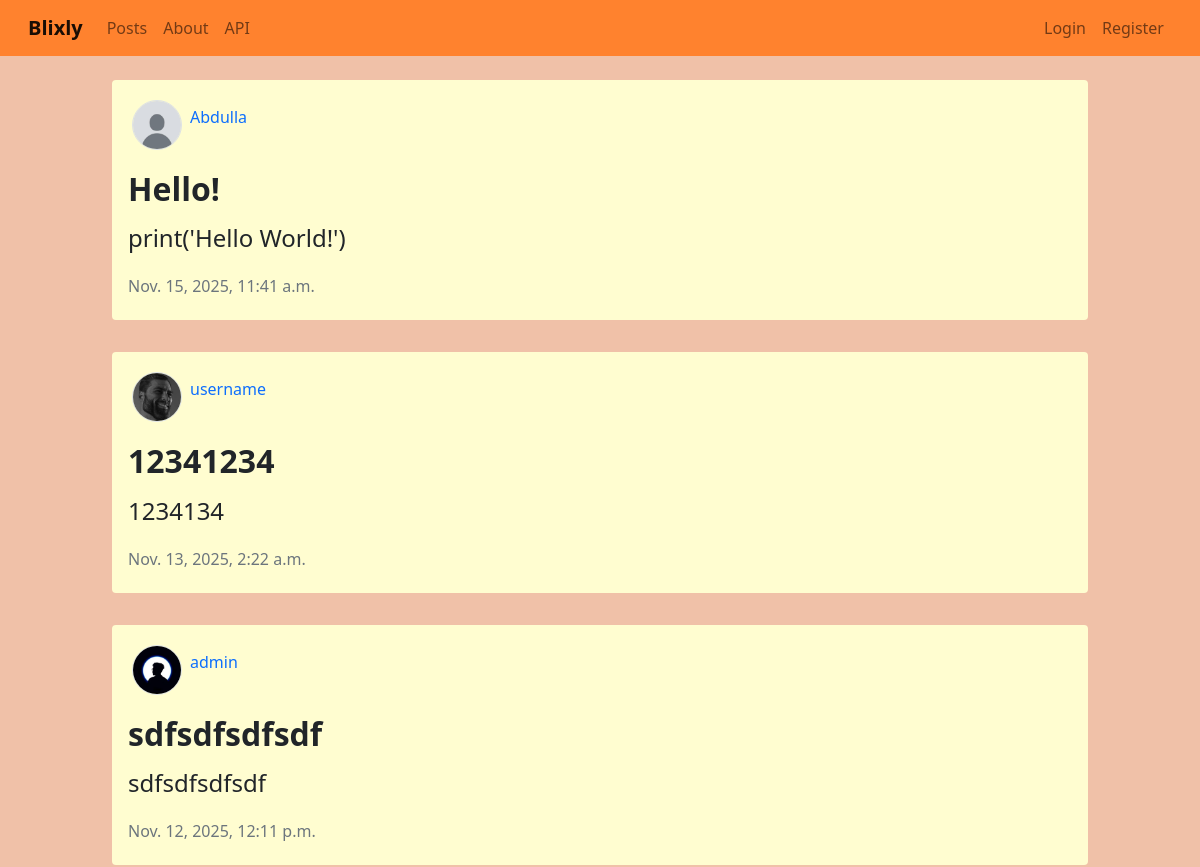
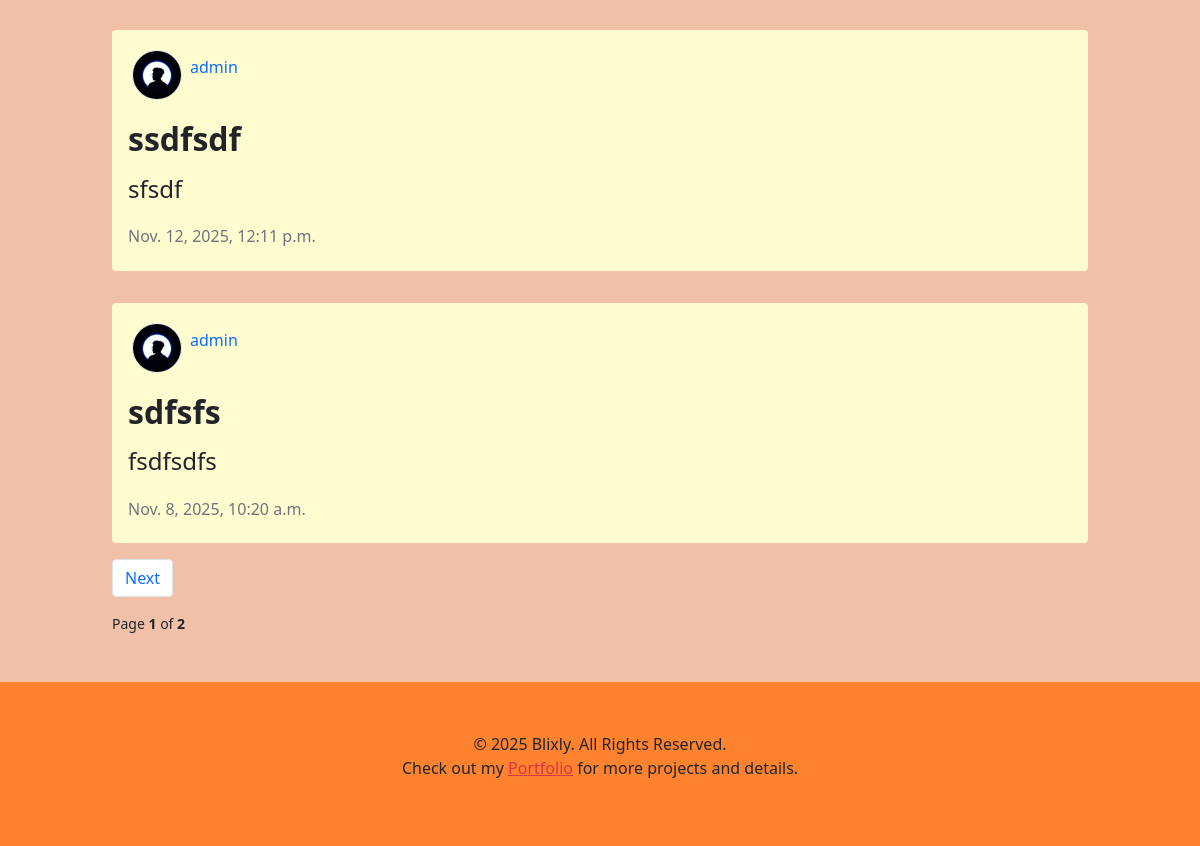
/posts/, run on an earlier commit of the app's database (2 pictures, top to bottom).
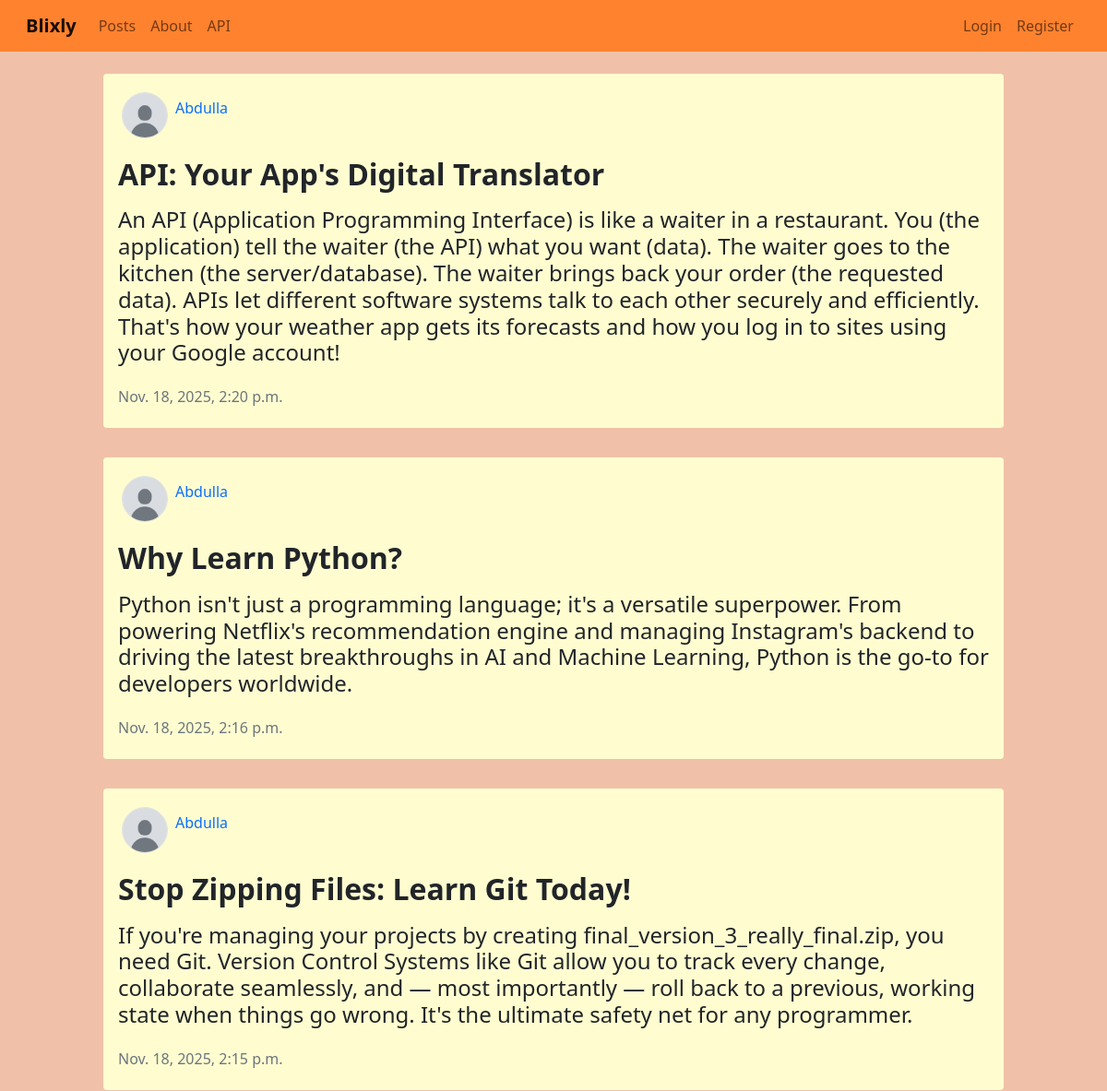
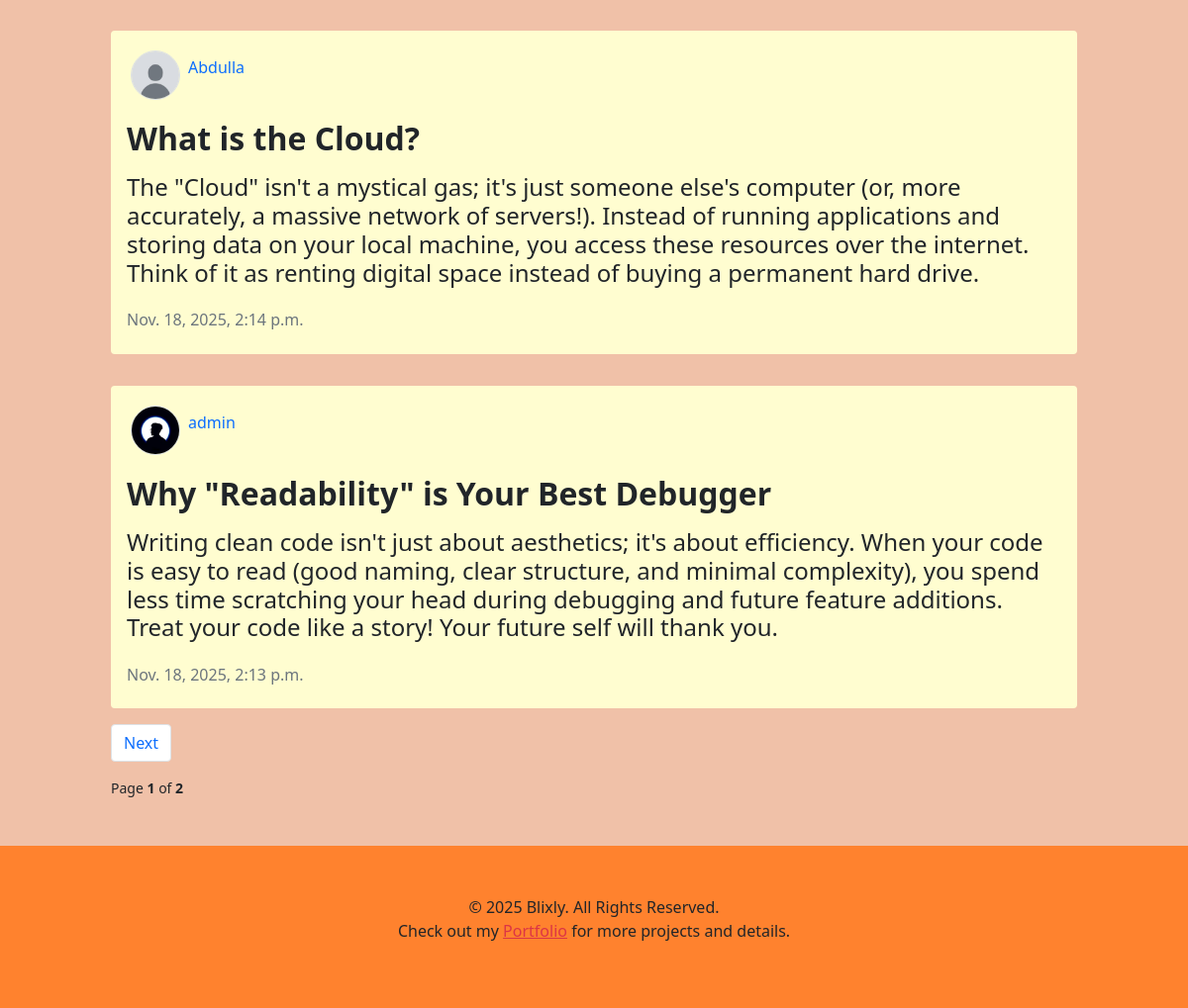
And on a later commit of the database (2 pictures, top to bottom).
### blog/models.py (models this page shows, shortened)
class Post(models.Model):
	title = models.CharField(max_length=100)
	content = RichTextField()
	author = models.ForeignKey(User, on_delete=models.CASCADE, null=True)
	date_posted = models.DateTimeField(auto_now_add=True)
	likes = models.ManyToManyField(User, related_name='likes', blank=True)

### users/models.py (models this page shows, shortened)
class Profile(models.Model):
	user = models.OneToOneField(User, on_delete=models.CASCADE)
	image = models.ImageField(default='default.jpg', upload_to='profie_pics')

### blog/views.py (the view)
# urls.py: path("posts/", views.PostsListView.as_view(), name='posts'),
class PostsListView(ListView):
	model = Post
	template_name ='blog/posts.html'
	context_object_name = 'posts'
	ordering = ['-date_posted']
	paginate_by = 5

### blog/templates/blog/posts.html (shortened to what this page needs)
{% extends 'blog/base.html' %}
{% load static %}
{% block content %}
	<div class="container-fluid my-5 pt-3">
		{% for post in page_obj %}
			<div class="row">
				<div class="col"></div>
				<div class="col-10">
					<div class="my-3 p-3 rounded" style="background-color: #fffdd0; word-wrap: break-word; overflow-wrap: break-word;">
						<div class="d-flex flex-row mb-3">
							<div class="p-1">
								<img src="{{ post.author.profile.image.url }}" alt="image" class="border rounded-circle" style="width: 50px; height: 50px;">
							</div>
							<div class="p-1 mt-2">
								<a href="{% url 'author-posts' post.author.username %}" class="h6 text-decoration-none">{{ post.author }}</a>
							</div>
						</div>
						<a href="{% url 'post-detail' post.pk %}" class="text-decoration-none link-dark">
							<h2 class="fw-bold mb-3">{{ post.title }}</h2>
						</a>
						<h4>{{ post.content|safe }}</h4>
						<div class="mt-4 text-muted h6">{{ post.date_posted }}</div>
					</div>
				</div>
				<div class="col"></div>
			</div>
		{% endfor %}
			<div class="row">
				<div class="col"></div>
				<div class="col-10">
					<ul class="pagination">
						{% if page_obj.has_next %}
						<li class="page-item">
							<a href="?page={{ page_obj.next_page_number }}" class="page-link">Next</a>
						</li>
						{% endif %}
					</ul>
					<small>Page <b>{{ page_obj.number }}</b> of <b>{{ page_obj.paginator.num_pages }}</b></small>
				</div>
				<div class="col"></div>
			</div>
	</div>
{% endblock content %}

What changed in the data, as far as the page shows it:
removed Post: author.profile.image (placeholder picture), author "Abdulla", title "Hello!", content "print('Hello World!')", date_posted "Nov. 15, 2025, 11:41 a.m."
removed Post: author.profile.image (picture), author "username", title "12341234", content "1234134", date_posted "Nov. 13, 2025, 2:22 a.m."
removed Post: author.profile.image (picture), author "admin", title "sdfsdfsdfsdf", content "sdfsdfsdfsdf", date_posted "Nov. 12, 2025, 12:11 p.m."
removed Post: author.profile.image (picture), author "admin", title "ssdfsdf", content "sfsdf", date_posted "Nov. 12, 2025, 12:11 p.m."
removed Post: author.profile.image (picture), author "admin", title "sdfsfs", content "fsdfsdfs", date_posted "Nov. 8, 2025, 10:20 a.m."
added Post: author.profile.image (placeholder picture), author "Abdulla", title "API: Your App's Digital Translator", content "An API (Application Programming Interface) is like a waiter in a restaurant. You (the application) tell the waiter (the API) what you want (data). The waiter goes to the kitchen (the server/database). The waiter brings back your order (the requested data). APIs let different software systems talk to each other securely and efficiently. That's how your weather app gets its forecasts and how you log in to sites using your Google account!", date_posted "Nov. 18, 2025, 2:20 p.m."
added Post: author.profile.image (placeholder picture), author "Abdulla", title "Why Learn Python?", content "Python isn't just a programming language; it's a versatile superpower. From powering Netflix's recommendation engine and managing Instagram's backend to driving the latest breakthroughs in AI and Machine Learning, Python is the go-to for developers worldwide.", date_posted "Nov. 18, 2025, 2:16 p.m."
added Post: author.profile.image (placeholder picture), author "Abdulla", title "Stop Zipping Files: Learn Git Today!", content "If you're managing your projects by creating final_version_3_really_final.zip, you need Git. Version Control Systems like Git allow you to track every change, collaborate seamlessly, and — most importantly — roll back to a previous, working state when things go wrong. It's the ultimate safety net for any programmer.", date_posted "Nov. 18, 2025, 2:15 p.m."
added Post: author.profile.image (placeholder picture), author "Abdulla", title "What is the Cloud?", content "The \"Cloud\" isn't a mystical gas; it's just someone else's computer (or, more accurately, a massive network of servers!). Instead of running applications and storing data on your local machine, you access these resources over the internet. Think of it as renting digital space instead of buying a permanent hard drive.", date_posted "Nov. 18, 2025, 2:14 p.m."
added Post: author.profile.image (picture), author "admin", title "Why \"Readability\" is Your Best Debugger", content "Writing clean code isn't just about aesthetics; it's about efficiency. When your code is easy to read (good naming, clear structure, and minimal complexity), you spend less time scratching your head during debugging and future feature additions. Treat your code like a story! Your future self will thank you.", date_posted "Nov. 18, 2025, 2:13 p.m."
